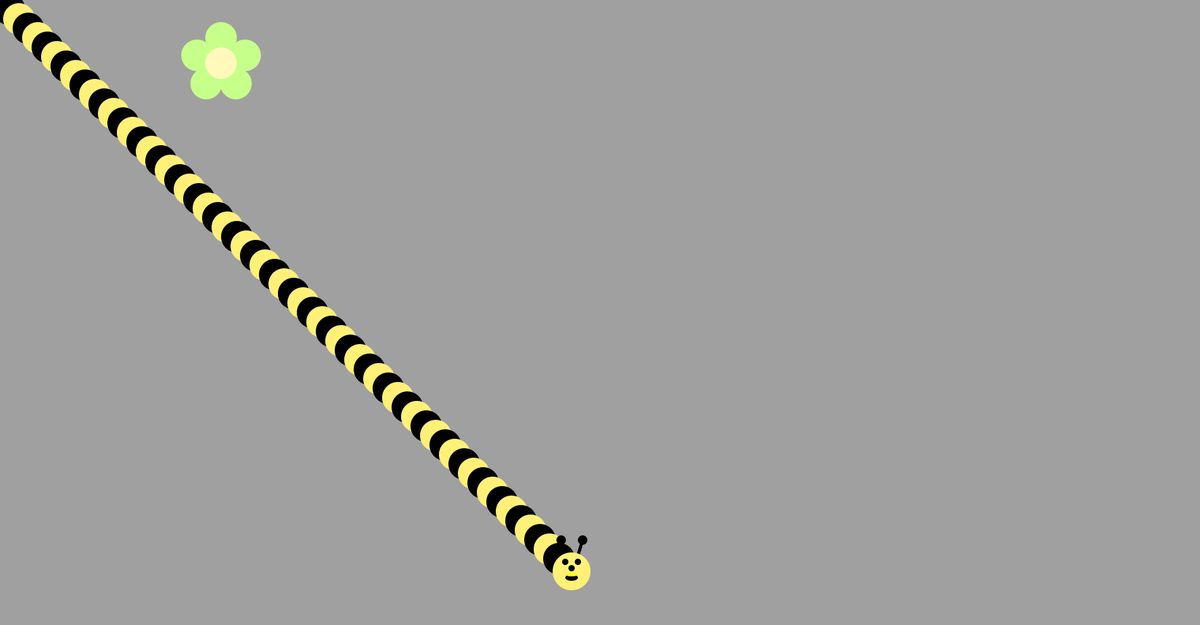
Frame 1 (no input)
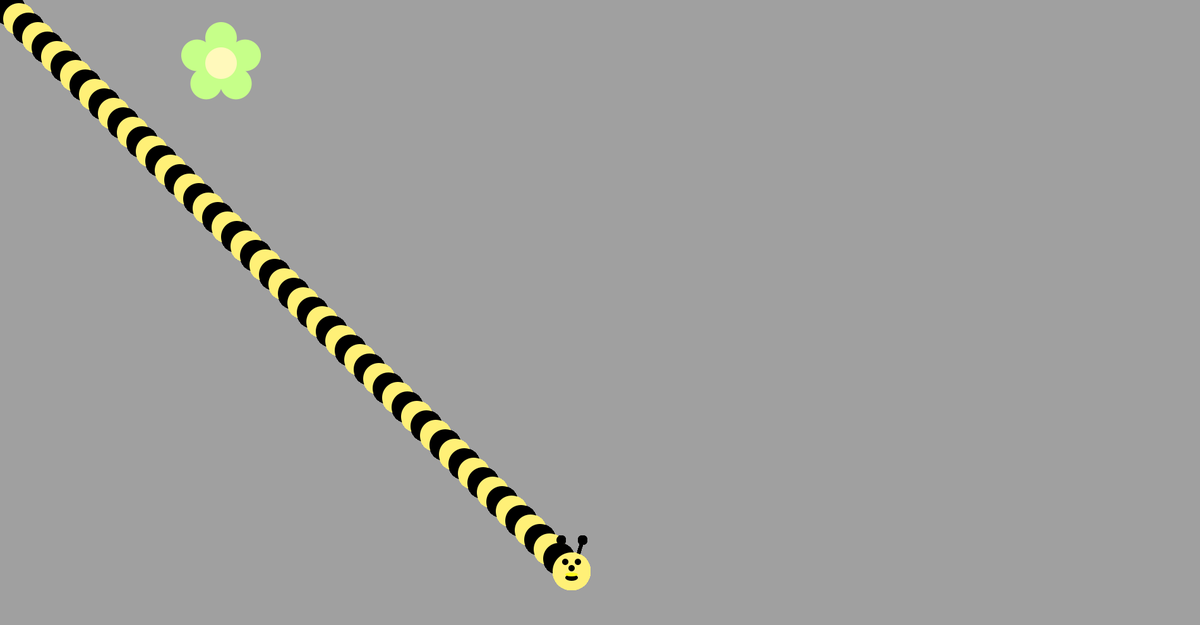
Frame 60 (the mouse pressed at the canvas centre just before this capture)
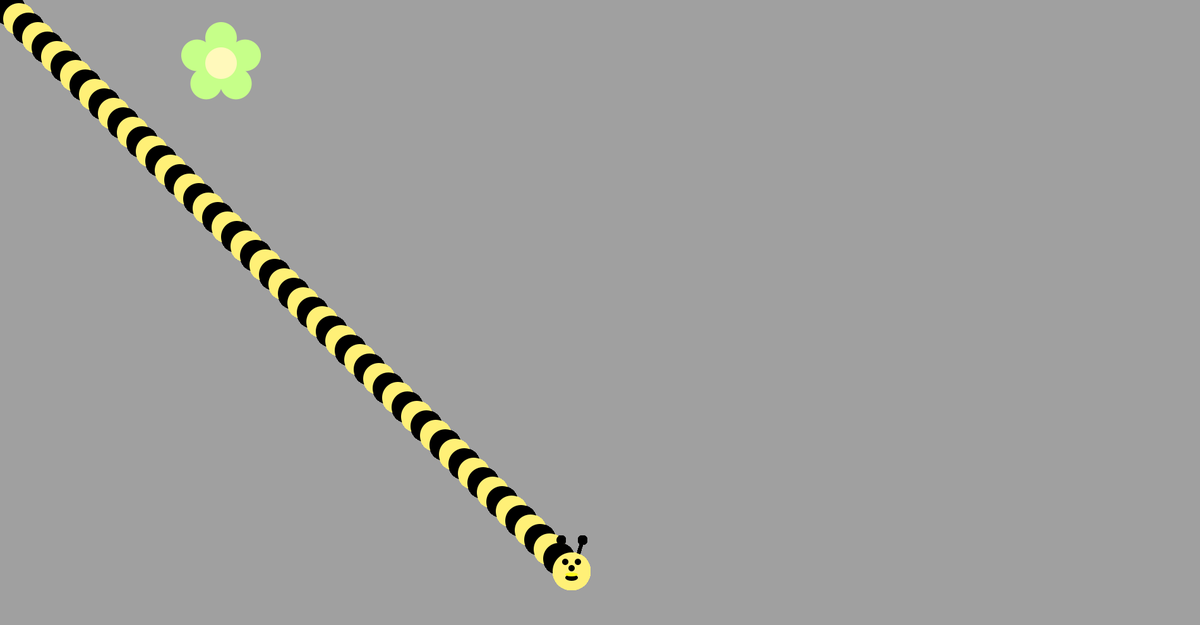
Frame 120 (the mouse held since frame 60 and released just before this capture)

The Processing sketch that drew these frames (run headless with seeded random() and noise(); from frame 60 on, the mouse is pressed at the canvas centre):

// Processing sketch: BUMBLEBEEEEEEEEEEEE
// ── BUMBLEBEEEEEEEEEEEE.pde
void draw() {
  /*Use A loop to make a body for the Bee!
   Then put his head on using drawBeeFace(x,y)
   Use Modulo to make the colors alternate 
   */
    for(int i = 0; i < 30; i++) {
      fill(255, 240, 119);
      ellipse(30 * i, 30 * i, 50, 50);
      fill(0, 0, 0);
      ellipse(30 * i + 15, 30 * i + 15, 50, 50);
    }
    drawBeeFace(905, 905);
}


void drawFlower(int x, int y) {
  noStroke();
  translate(x, y);
  //draw 5 petals, rotating after each one
  fill(#c6ff89); //green
  for (int i = 0; i < 5; i++) {
    ellipse(0, -40, 50, 50);
    rotate(radians(72));
  }
  fill(#fff9bb); //light yellow
  ellipse(0, 0, 50, 50);
}

void drawBeeFace(int BeeFaceX, int BeeFaceY) {
  noStroke();
  fill(0, 0, 0);
  stroke(1);
  strokeWeight(5);
  line(BeeFaceX-10, BeeFaceY-27, BeeFaceX-17, BeeFaceY-50);
  line(BeeFaceX+10, BeeFaceY-27, BeeFaceX+17, BeeFaceY-50);
  ellipse(BeeFaceX-17, BeeFaceY-50, 10, 10);
  ellipse(BeeFaceX+17, BeeFaceY-50, 10, 10);
  noStroke();
  fill(255, 240, 119);
  ellipse(BeeFaceX, BeeFaceY, 60, 60); // face
  fill(255, 237, 209);
  fill(0, 0, 0);
  ellipse(BeeFaceX-10, BeeFaceY-15, 10, 10); //eyes
  ellipse(BeeFaceX+10, BeeFaceY-15, 10, 10);
  ellipse(BeeFaceX, BeeFaceY-5, 10, 10); //nose
  ellipse(BeeFaceX, BeeFaceY+10, 20, 10); //mouth
  fill(255, 251, 28);
  ellipse(BeeFaceX, BeeFaceY+5, 20, 6);
}
void setup() {
  ellipseMode(CENTER);
  size(1900, 990);
  background(160, 160, 160); 
  drawFlower(350, 100);
}
